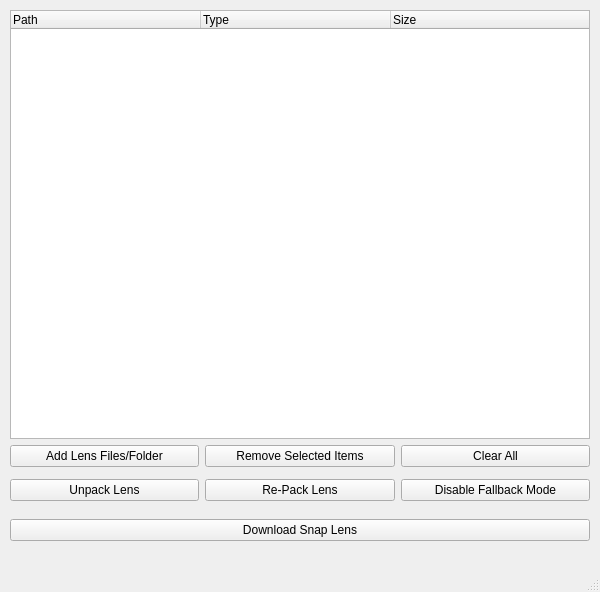
<?xml version="1.0" encoding="UTF-8"?>
<ui version="4.0">
 <class>MainWindow</class>
 <widget class="QMainWindow" name="MainWindow">
  <property name="geometry">
   <rect>
    <x>0</x>
    <y>0</y>
    <width>600</width>
    <height>592</height>
   </rect>
  </property>
  <property name="sizePolicy">
   <sizepolicy hsizetype="Fixed" vsizetype="Fixed">
    <horstretch>0</horstretch>
    <verstretch>0</verstretch>
   </sizepolicy>
  </property>
  <property name="minimumSize">
   <size>
    <width>600</width>
    <height>592</height>
   </size>
  </property>
  <property name="maximumSize">
   <size>
    <width>600</width>
    <height>592</height>
   </size>
  </property>
  <property name="windowTitle">
   <string>Snap Lens Tool v0.7.0</string>
  </property>
  <property name="toolTip">
   <string/>
  </property>
  <widget class="QWidget" name="centralwidget">
   <widget class="QWidget" name="verticalLayoutWidget">
    <property name="geometry">
     <rect>
      <x>0</x>
      <y>0</y>
      <width>600</width>
      <height>551</height>
     </rect>
    </property>
    <layout class="QVBoxLayout" name="verticalLayout">
     <property name="spacing">
      <number>6</number>
     </property>
     <property name="leftMargin">
      <number>10</number>
     </property>
     <property name="topMargin">
      <number>10</number>
     </property>
     <property name="rightMargin">
      <number>10</number>
     </property>
     <property name="bottomMargin">
      <number>10</number>
     </property>
     <item>
      <widget class="MyTreeWidget" name="treeWidget">
       <property name="dragDropMode">
        <enum>QAbstractItemView::InternalMove</enum>
       </property>
       <property name="selectionMode">
        <enum>QAbstractItemView::MultiSelection</enum>
       </property>
       <property name="columnCount">
        <number>3</number>
       </property>
       <attribute name="headerMinimumSectionSize">
        <number>40</number>
       </attribute>
       <attribute name="headerDefaultSectionSize">
        <number>190</number>
       </attribute>
       <column>
        <property name="text">
         <string>Path</string>
        </property>
       </column>
       <column>
        <property name="text">
         <string>Type</string>
        </property>
       </column>
       <column>
        <property name="text">
         <string>Size</string>
        </property>
       </column>
      </widget>
     </item>
     <item>
      <layout class="QHBoxLayout" name="itemButtonLayout">
       <item>
        <widget class="QPushButton" name="addButton">
         <property name="toolTip">
          <string>Add packed lens files (.lns) files or unpacked lens folders</string>
         </property>
         <property name="text">
          <string>Add Lens Files/Folder</string>
         </property>
        </widget>
       </item>
       <item>
        <widget class="QPushButton" name="removeButton">
         <property name="toolTip">
          <string>Remove the selected files and folders</string>
         </property>
         <property name="text">
          <string>Remove Selected Items</string>
         </property>
        </widget>
       </item>
       <item>
        <widget class="QPushButton" name="clearButton">
         <property name="toolTip">
          <string>Removes all files and folders</string>
         </property>
         <property name="text">
          <string>Clear All</string>
         </property>
        </widget>
       </item>
      </layout>
     </item>
     <item>
      <spacer name="actionSpacer">
       <property name="orientation">
        <enum>Qt::Vertical</enum>
       </property>
       <property name="sizeType">
        <enum>QSizePolicy::Fixed</enum>
       </property>
       <property name="sizeHint" stdset="0">
        <size>
         <width>20</width>
         <height>6</height>
        </size>
       </property>
      </spacer>
     </item>
     <item>
      <layout class="QHBoxLayout" name="actionButtonLayout">
       <item>
        <widget class="QPushButton" name="unpackButton">
         <property name="text">
          <string>Unpack Lens</string>
         </property>
        </widget>
       </item>
       <item>
        <widget class="QPushButton" name="repackButton">
         <property name="text">
          <string>Re-Pack Lens</string>
         </property>
        </widget>
       </item>
       <item>
        <widget class="QPushButton" name="disableFallbackButton">
         <property name="text">
          <string>Disable Fallback Mode</string>
         </property>
        </widget>
       </item>
      </layout>
     </item>
     <item>
      <spacer name="downloadSpacer">
       <property name="orientation">
        <enum>Qt::Vertical</enum>
       </property>
       <property name="sizeType">
        <enum>QSizePolicy::Fixed</enum>
       </property>
       <property name="sizeHint" stdset="0">
        <size>
         <width>20</width>
         <height>12</height>
        </size>
       </property>
      </spacer>
     </item>
     <item>
      <widget class="QPushButton" name="downloadButton">
       <property name="text">
        <string>Download Snap Lens</string>
       </property>
      </widget>
     </item>
    </layout>
   </widget>
  </widget>
  <widget class="QMenuBar" name="menubar">
   <property name="geometry">
    <rect>
     <x>0</x>
     <y>0</y>
     <width>600</width>
     <height>21</height>
    </rect>
   </property>
  </widget>
  <widget class="QStatusBar" name="statusbar">
   <property name="sizeGripEnabled">
    <bool>true</bool>
   </property>
  </widget>
 </widget>
 <customwidgets>
  <customwidget>
   <class>MyTreeWidget</class>
   <extends>QTreeWidget</extends>
   <header>src.qt.my_tree_widget</header>
  </customwidget>
 </customwidgets>
 <resources/>
 <connections/>
</ui>
